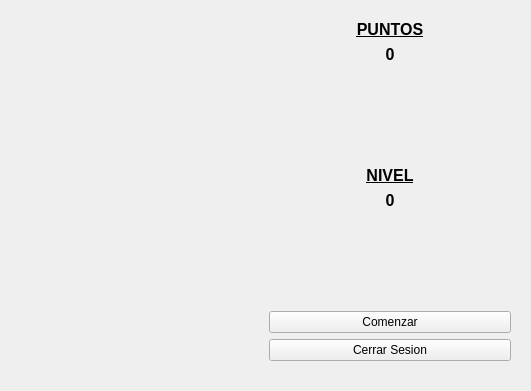
<?xml version="1.0" encoding="UTF-8"?>
<ui version="4.0">
 <class>Form</class>
 <widget class="QWidget" name="Form">
  <property name="geometry">
   <rect>
    <x>0</x>
    <y>0</y>
    <width>531</width>
    <height>391</height>
   </rect>
  </property>
  <property name="windowTitle">
   <string>Form</string>
  </property>
  <property name="styleSheet">
   <string notr="true"/>
  </property>
  <widget class="QWidget" name="gridLayoutWidget">
   <property name="geometry">
    <rect>
     <x>20</x>
     <y>20</y>
     <width>491</width>
     <height>341</height>
    </rect>
   </property>
   <layout class="QGridLayout" name="gridLayout">
    <item row="5" column="1">
     <spacer name="verticalSpacer">
      <property name="orientation">
       <enum>Qt::Vertical</enum>
      </property>
      <property name="sizeHint" stdset="0">
       <size>
        <width>20</width>
        <height>40</height>
       </size>
      </property>
     </spacer>
    </item>
    <item row="6" column="1">
     <widget class="QPushButton" name="Button_Start">
      <property name="text">
       <string>Comenzar</string>
      </property>
     </widget>
    </item>
    <item row="1" column="1">
     <widget class="QLabel" name="label">
      <property name="text">
       <string>&lt;html&gt;&lt;head/&gt;&lt;body&gt;&lt;p align=&quot;center&quot;&gt;&lt;span style=&quot; font-size:12pt; font-weight:600;&quot;&gt;0&lt;/span&gt;&lt;/p&gt;&lt;/body&gt;&lt;/html&gt;</string>
      </property>
     </widget>
    </item>
    <item row="0" column="0" rowspan="7">
     <widget class="QLabel" name="Image_User">
      <property name="text">
       <string/>
      </property>
     </widget>
    </item>
    <item row="0" column="1">
     <widget class="QLabel" name="Points">
      <property name="text">
       <string>&lt;html&gt;&lt;head/&gt;&lt;body&gt;&lt;p align=&quot;center&quot;&gt;&lt;span style=&quot; font-size:12pt; font-weight:600; text-decoration: underline;&quot;&gt;PUNTOS&lt;/span&gt;&lt;/p&gt;&lt;/body&gt;&lt;/html&gt;</string>
      </property>
     </widget>
    </item>
    <item row="7" column="1">
     <widget class="QPushButton" name="Button_Logout">
      <property name="text">
       <string>Cerrar Sesion</string>
      </property>
     </widget>
    </item>
    <item row="4" column="1">
     <widget class="QLabel" name="text_Level">
      <property name="text">
       <string>&lt;html&gt;&lt;head/&gt;&lt;body&gt;&lt;p align=&quot;center&quot;&gt;&lt;span style=&quot; font-size:12pt; font-weight:600;&quot;&gt;0&lt;/span&gt;&lt;/p&gt;&lt;/body&gt;&lt;/html&gt;</string>
      </property>
     </widget>
    </item>
    <item row="3" column="1">
     <widget class="QLabel" name="Level">
      <property name="text">
       <string>&lt;html&gt;&lt;head/&gt;&lt;body&gt;&lt;p align=&quot;center&quot;&gt;&lt;span style=&quot; font-size:12pt; font-weight:600; text-decoration: underline;&quot;&gt;NIVEL&lt;/span&gt;&lt;/p&gt;&lt;/body&gt;&lt;/html&gt;</string>
      </property>
     </widget>
    </item>
    <item row="2" column="1">
     <spacer name="verticalSpacer_2">
      <property name="orientation">
       <enum>Qt::Vertical</enum>
      </property>
      <property name="sizeHint" stdset="0">
       <size>
        <width>20</width>
        <height>40</height>
       </size>
      </property>
     </spacer>
    </item>
   </layout>
  </widget>
 </widget>
 <resources/>
 <connections/>
</ui>
